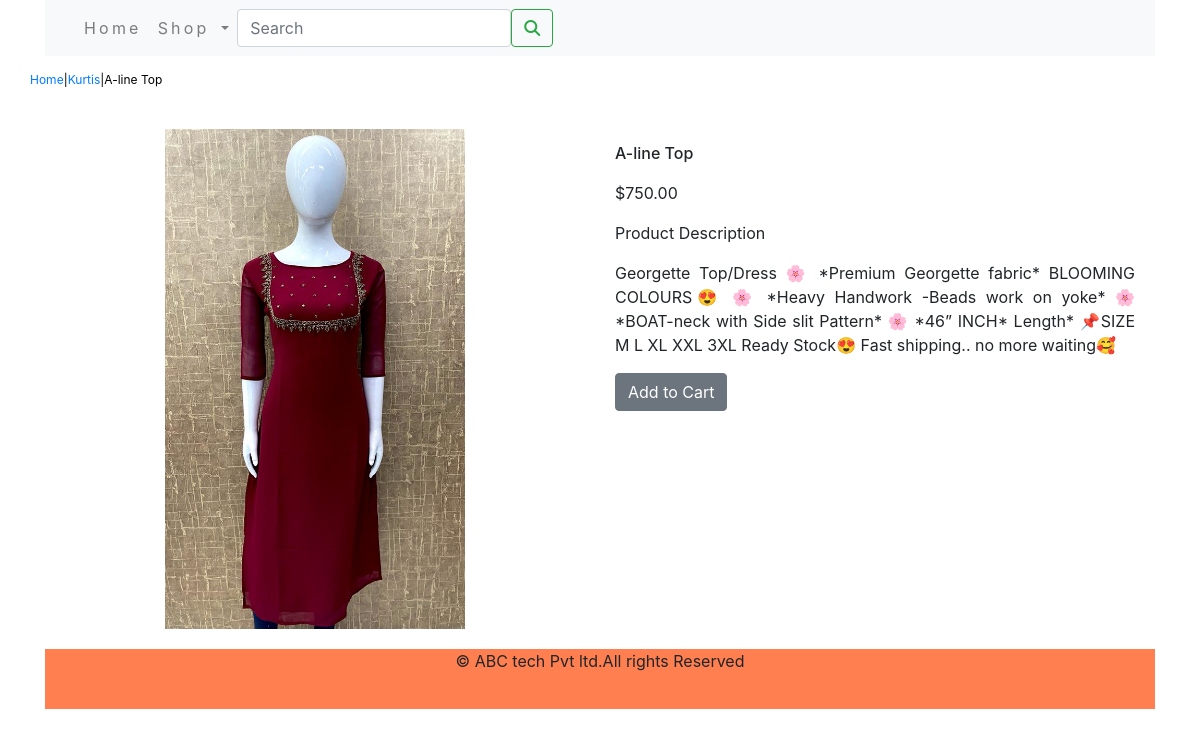
Page /kurtis/a-line-top/ on the committed database.
### ecommerceapp/models.py (models this page shows, shortened)
class Product(models.Model):
    name=models.CharField(max_length=250,unique=True)
    slug=models.SlugField(max_length=250,unique=True)
    description = models.TextField(blank=True)
    price=models.DecimalField(max_digits=10,decimal_places=2)
    category=models.ForeignKey(Category,on_delete=models.CASCADE)
    image = models.ImageField(upload_to='product', blank=True)
    stock=models.IntegerField()
    available=models.BooleanField(default=True)
    created=models.DateTimeField(auto_now_add=True)
    updated=models.DateTimeField(auto_now_add=True)
    class Meta:
        ordering = ('name',)
        verbose_name = 'product'
        verbose_name_plural = 'products'

class Category(models.Model):
    name=models.CharField(max_length=250,unique=True)
    slug=models.SlugField(max_length=250,unique=True)
    description=models.TextField(blank=True)
    image=models.ImageField(upload_to='category',blank=True)
    class Meta:
        ordering=('name',)
        verbose_name='category'
        verbose_name_plural='categories'
    def get_url(self):
        return reverse('ecommerceapp:products_by_category',args=[self.slug])
    def __str__(self):
        return '{}'.format(self.name)

### ecommerceapp/views.py (the view)
# urls.py: path('<slug:c_slug>/<slug:product_slug>/', views.proDetail, name='prodCatdetail')
def proDetail(request,c_slug,product_slug):
    try:
        product=Product.objects.get(category__slug=c_slug,slug=product_slug)
    except Exception as e:
        raise e
    return render(request,'product.html',{'product':product})

### cart/context_processors.py (called while the page is built)
def counter(request):
    item_count=0
    if 'admin' in request.path:
        return  {}
    else:
        try:
            cart=Cart.objects.filter(cart_id=_cart_id(request))
            car_items=CartItem.objects.all().filter(cart=cart[:1])
            for cart_item in car_items:
                item_count += cart_item.quantity
        except Cart.DoesNotExist:
                item_count=0
    return dict(item_count=item_count)

### cart/views.py (called while the page is built)
def _cart_id(request):
    cart=request.session.session_key
    if not cart:
        cart=request.session.create()
    return cart

### ecommerceapp/context_processors.py (called while the page is built)
def menu_links(request):
    links=Category.objects.all()
    return dict(links=links)

### template/product.html (shortened to what this page needs)
{% extends 'base.html' %}
{% load static %}
{% block content %}
<div class="row my_prod_row_class">
    <div class="mx_auto">
        <p> <a href="{% url 'ecommerceapp:allProdCat' %}">Home</a>|<a href="{{product.category.get_url}}">{{product.category}}</a>|{{product.name}}</p>
    </div>
<div class="container">
<br>
<div class="row">
    <div class="col-12 col-sm-12 col-md-12 col-lg-6 text-center">
        <div style="min-width:18rem">
            <img src="{{product.image.url}}" style="width:300px;height:500px" alt="{{product.name}}">
        </div>
    </div>
      <div class="col-12 col-sm-12 col-md-12 col-lg-6">
          <div>
          <h1 class="my_prod_title">{{product.name}}</h1>
          <p>${{product.price}}</p>
          <p class="my_title">Product Description</p>
          <p class="text-justify my_prod_text">{{product.description}}</p>
          {% if product.stock <= 0 %}
          <p class="text-justify my_prod_text"><b> Out of stock </b></p>
          {% else %}
          <a class="btn btn-secondary" href="{% url 'cart:add_cart' product.id %}">Add to Cart</a>
          {% endif %}
      </div>
  </div>
    </div>
</div>
{% endblock %}

### static/css/custom.css (style rules this page uses)
body { font-family: 'Noto Serif', serif; }
.my_title { font-size:16px; text_transform:uppercase; letter spacing:.2em; }
.my_prod_row_class { padding-top:15px; padding-bottom:20px; }
.my_prod_row_class .mx_auto { color:black; font-size:12px; text-decoration:none; }
.my_prod_title { font-size:16px; text_transform:uppercase; letter spacing:.2em; padding-top:15px; padding-bottom:10px; }
.my_prod_text { padding-right:20px; }

### rows in the picture
Product: category "Kurtis", name "A-line Top", image (picture), price "750.00", description "Georgette Top/Dress 🌸 *Premium Georgette fabric* BLOOMING COLOURS😍 🌸 *Heavy Handwork -Beads work on yoke* 🌸 *BOAT-neck with Side slit Pattern* 🌸 *46” INCH* Length* 📌SIZE M L XL XXL 3XL Ready Stock😍 Fast shipping.. no more waiting🥰"
